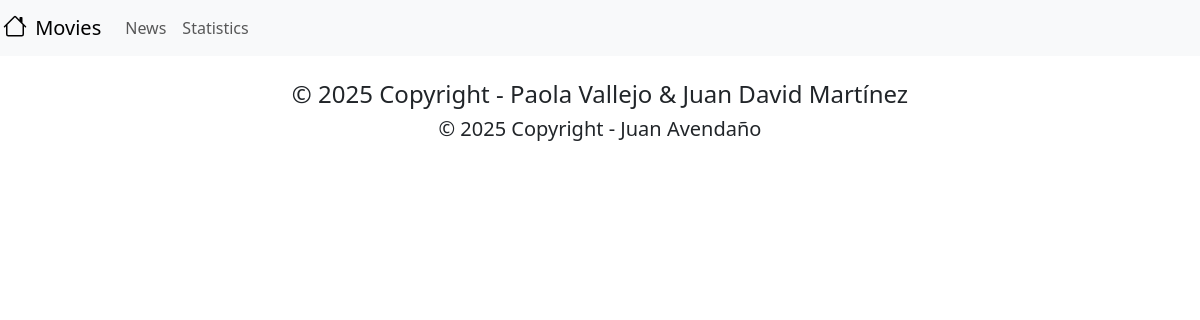
The page /news/ on the database as committed earlier.
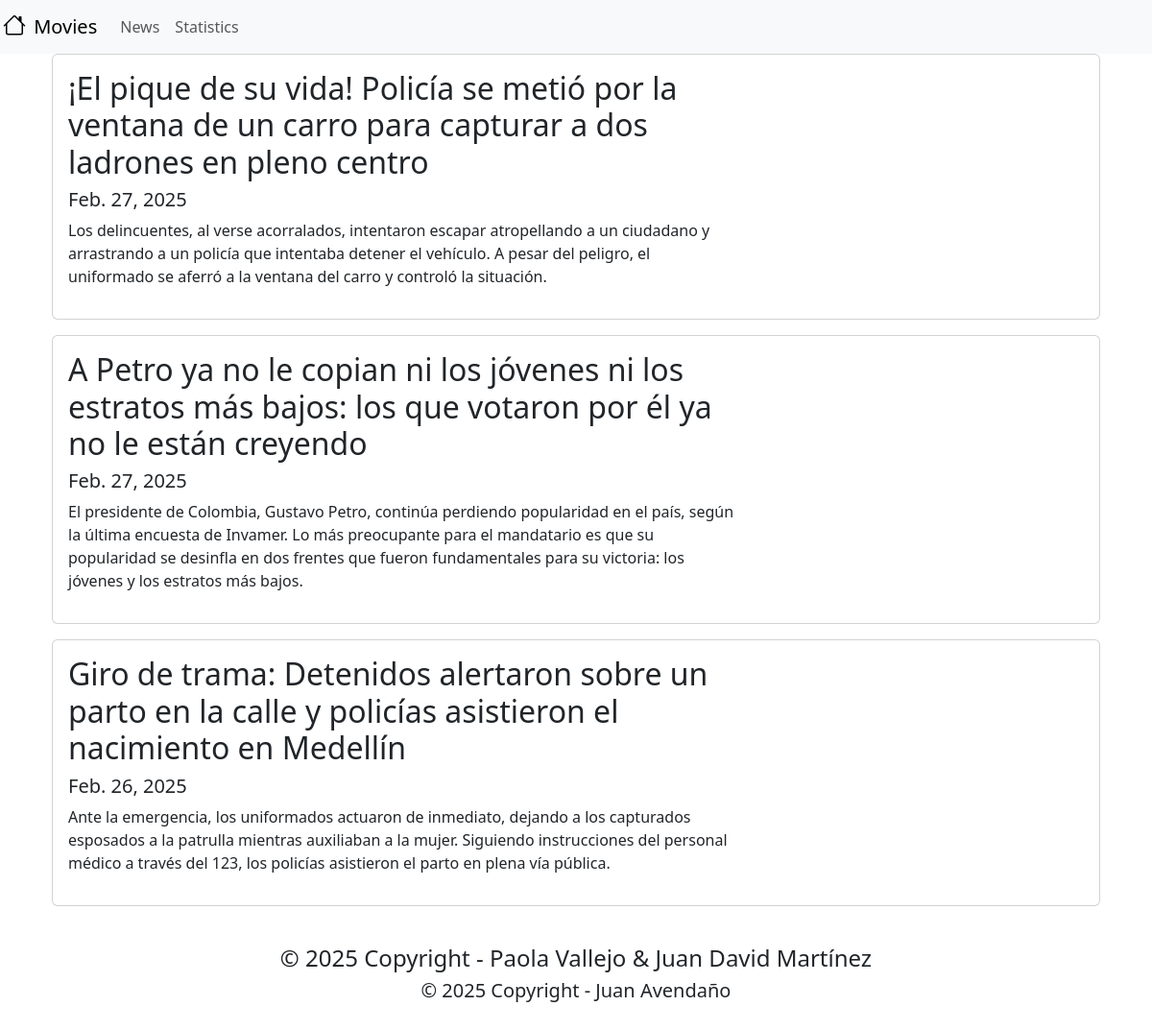
The same page on the database as committed later.
### news/models.py (models this page shows, shortened)
class News(models.Model):
    headline = models.CharField(max_length=200)
    body = models.TextField()
    date = models.DateField()

### news/views.py (the view)
# urls.py: path('news/', include('news.urls'), name = 'news'),
def news(request):
    newss = News.objects.all().order_by("-date")
    return render(request, "news.html", {"news":newss})

### news/templates/news.html (shortened to what this page needs)
<body>
  {% extends 'base.html' %}
  {% block content %}
    <div class = "container">
        {% for new in news %}
        <div class="card mb-3">
            <div class="row g-0">
              <div class="col-md-8">
                <div class="card-body">
                        <h2>{{ new.headline }}</h2>
                        <h5>{{ new.date }}</h5>
                        <p>{{ new.body }}</p>
                </div>
              </div>
            </div>
        </div>
        {% endfor %}
    </div>
  {% endblock content %}

### moviereviews/templates/base.html (shortened to what this page needs)
<head>
    <link href="https://cdn.jsdelivr.net/npm/bootstrap@5.3.3/dist/css/bootstrap.min.css" rel="stylesheet">
</head>
<nav class="navbar navbar-expand-lg navbar-light bg-light">
    <a class="navbar-brand" href="{% url 'home' %}">
      {% load static %}
      <img src = "{% static 'images/house.svg' %}" alt = "" width = "30" height = "24"
      class = "d-inline-block align-text-top"/>
      Movies
    </a>
    <div class="collapse navbar-collapse" id="navbarSupportedContent">
      <ul class="navbar-nav mr-auto">
        <li class="nav-item">
          <a class="nav-link" href="{% url 'news' %}">News</a>
        </li>
        <li class="nav-item">
          <a class="nav-link" href="{% url 'statistics' %}">Statistics</a>
        </li>
    </div>
  </nav>
<div class = "container">
    {% block content %}
    {% endblock content %}
</div>
<footer>
  <div class="container">
    <div class = "row">
      <div class = "text-center p-4">
        <h4> © 2025 Copyright - Paola Vallejo & Juan David Martínez
        <h5> © 2025 Copyright - Juan Avendaño
      </div>
    </div>
  </div>
</footer>

Rows that differ between the two databases and show on the page:
added News: headline "¡El pique de su vida! Policía se metió por la ventana de un carro para capturar a dos ladrones en pleno centro", date "Feb. 27, 2025", body "Los delincuentes, al verse acorralados, intentaron escapar atropellando a un ciudadano y arrastrando a un policía que intentaba detener el vehículo. A pesar del peligro, el uniformado se aferró a la ventana del carro y controló la situación."
added News: headline "A Petro ya no le copian ni los jóvenes ni los estratos más bajos: los que votaron por él ya no le están creyendo", date "Feb. 27, 2025", body "El presidente de Colombia, Gustavo Petro, continúa perdiendo popularidad en el país, según la última encuesta de Invamer. Lo más preocupante para el mandatario es que su popularidad se desinfla en dos frentes que fueron fundamentales para su victoria: los jóvenes y los estratos más bajos."
added News: headline "Giro de trama: Detenidos alertaron sobre un parto en la calle y policías asistieron el nacimiento en Medellín", date "Feb. 26, 2025", body "Ante la emergencia, los uniformados actuaron de inmediato, dejando a los capturados esposados a la patrulla mientras auxiliaban a la mujer. Siguiendo instrucciones del personal médico a través del 123, los policías asistieron el parto en plena vía pública."
